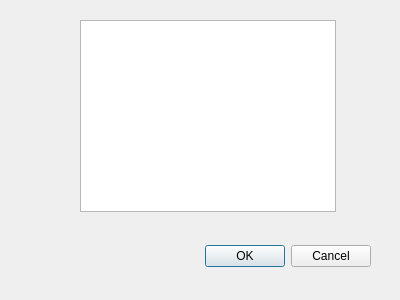
<?xml version="1.0" encoding="UTF-8"?>
<ui version="4.0">
 <class>SelectResolution</class>
 <widget class="QDialog" name="SelectResolution">
  <property name="geometry">
   <rect>
    <x>0</x>
    <y>0</y>
    <width>400</width>
    <height>300</height>
   </rect>
  </property>
  <property name="windowTitle">
   <string>Dialog</string>
  </property>
  <widget class="QDialogButtonBox" name="buttonBox">
   <property name="geometry">
    <rect>
     <x>30</x>
     <y>240</y>
     <width>341</width>
     <height>32</height>
    </rect>
   </property>
   <property name="orientation">
    <enum>Qt::Horizontal</enum>
   </property>
   <property name="standardButtons">
    <set>QDialogButtonBox::Cancel|QDialogButtonBox::Ok</set>
   </property>
  </widget>
  <widget class="QListWidget" name="_listOfResolutions">
   <property name="geometry">
    <rect>
     <x>80</x>
     <y>20</y>
     <width>256</width>
     <height>192</height>
    </rect>
   </property>
  </widget>
 </widget>
 <resources/>
 <connections>
  <connection>
   <sender>buttonBox</sender>
   <signal>accepted()</signal>
   <receiver>SelectResolution</receiver>
   <slot>accept()</slot>
   <hints>
    <hint type="sourcelabel">
     <x>248</x>
     <y>254</y>
    </hint>
    <hint type="destinationlabel">
     <x>157</x>
     <y>274</y>
    </hint>
   </hints>
  </connection>
  <connection>
   <sender>buttonBox</sender>
   <signal>rejected()</signal>
   <receiver>SelectResolution</receiver>
   <slot>reject()</slot>
   <hints>
    <hint type="sourcelabel">
     <x>316</x>
     <y>260</y>
    </hint>
    <hint type="destinationlabel">
     <x>286</x>
     <y>274</y>
    </hint>
   </hints>
  </connection>
 </connections>
</ui>
